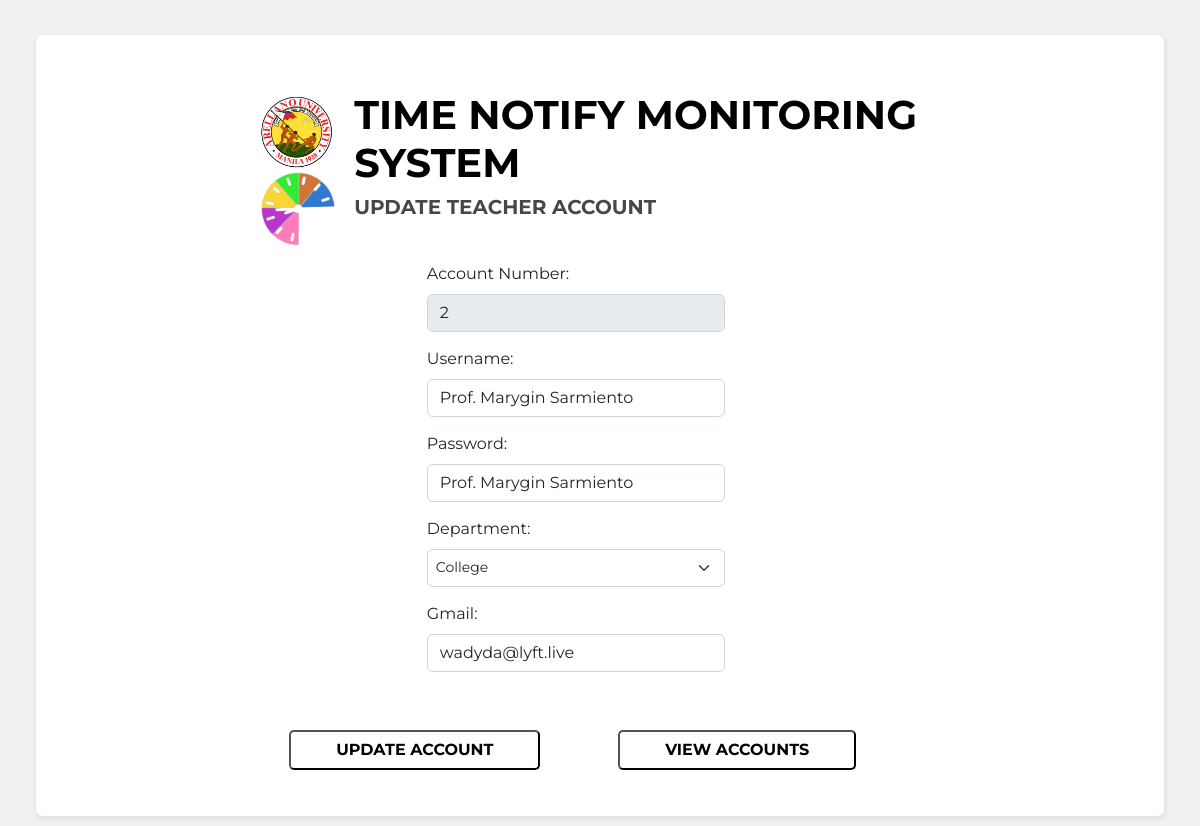
The page /users/teacher/teacherupdate.php?teacher_id=2 (signed in) on the database its author committed.
### tables this page shows
CREATE TABLE `teachers_acc` (
  `teacher_id` int(20) NOT NULL,
  `t_username` varchar(50) NOT NULL,
  `t_password` varchar(50) NOT NULL,
  `t_department` varchar(50) NOT NULL,
  `t_email` text NOT NULL
);

### users/teacher/teacherupdate.php (the view, shortened to what this page needs)
<?php
    $teacher_id=$_GET['teacher_id'];
    $sql="SELECT * FROM teachers_acc WHERE teacher_id='$teacher_id' ";
    $con = connect();
    $result=mysqli_query($con,$sql);
    $row= mysqli_fetch_assoc($result);
        $teacher_id=$row['teacher_id'];
        $t_username=$row['t_username'];
        $t_password=$row['t_password'];
        $t_department=$row['t_department'];
        $t_email=$row['t_email'];
?>
<!DOCTYPE html>
<html lang="en">
<head>
  <link href="https://cdn.jsdelivr.net/npm/bootstrap@5.2.3/dist/css/bootstrap.min.css" rel="stylesheet">
  <link rel="stylesheet" type="text/css" href="../css/userform.css">
</head>
<body>
<div class="cont">
    <br>
    <div class="row row_outer">
        <form class="row g-3 row_inner" action="" method="post" enctype="multipart/form-data">
        <div class="col-sm-1 text-center">
            </div>
            <div class="col-sm-2 text-center">
                <img class="icon" src="../../assets/aulogo.png" alt="right">
                <img class="icon" src="../../assets/logo_icon.png" alt="right">
            </div>
            <div class="col-sm-8 row_upper">
                <h1>TIME NOTIFY MONITORING SYSTEM</h1>
                <h5>UPDATE TEACHER ACCOUNT</h5>
            </div>
            <div class="row">
                <div class="row order-sm-1">
                    <div class="col-md-4 order-sm-1">
                    </div>
                    <div class="col-md-4 order-sm-2">
                    <div class="row-md-4">
                            <label for="sg_id" class="form-label"> Account Number:</label>
                            <input type="text" class="form-control" id="sg_id" name="sg_id" value="<?php echo $teacher_id;?>" disabled>
                    </div>
                    <div class="row-md-4">
                            <label for="t_username" class="form-label">Username:</label>
                            <input type="text" class="form-control" id="t_username" name="t_username" value="<?php echo $t_username;?>" required>
                        </div>
                    <div class="row-md-4">
                        <label for="t_password" class="form-label">Password:</label>
                        <input type="text" class="form-control" id="t_password" name="t_password" value="<?php echo $t_password;?>" required>
                    </div>
                    <div class="row-md-4">
                        <label for="t_department" class="form-label">Department:</label>
                        <select class="form-select form-select-sm department_textbox" aria-label=".form-select-sm example" id="t_department" name="t_department" required>
                                <option selected value="<?php echo $t_department;?>"><?php echo $t_department;?></option>
                            </select>
                    </div>
                    <div class="row-md-4">
                        <label for="t_email" class="form-label">Gmail:</label>
                        <input type="text" class="form-control" id="t_email" name="t_email" value="<?php echo $t_email;?>" required>
                    </div>
                    </div>
                    <div class="col-md-4 order-sm-3">
                    </div>
                </div>
            <div class="row buttondiv order-sm-2">
                <div class="col-md-4 order-sm-2">
                    <button type="update" class="btn2" name="update">UPDATE ACCOUNT</button>
                </div>
                <div class="col-md-4 order-sm-3">
                    <button type="submit" class="btn2"><a href="../main.php" class="a">VIEW ACCOUNTS</a></button>
                </div>
            </div>
        </form>
    </div>
</div>
  </body>
</html>

### users/css/userform.css (style rules this page uses)
* { margin:0; padding:0; font-family: 'Montserrat', sans-serif; }
.cont { background-color: #f0f0f0e9; width:100%; height:100%; align-items: center; padding-top:35px; padding-bottom:35px; display:flex; }
.row_outer { background-color: white; width:94%; height: 100%; margin:auto; padding: 1.5% 2% 1.5% 2%; border-radius: 7px; display:flex; box-shadow: 1px 2px 3px 2px#dcdcdca3; }
.row_inner { background-color: white; width:98%; margin:auto; padding: 2% 2% 1.5% 2%; border-radius: 7px; display:flex; font-family: 'helvetica'; }
h1 { color:black; font-weight:bold; }
h5 { text-transform: uppercase; font-weight: bold; color:rgba(0, 0, 0, 0.721); padding-bottom: 3%; }
.form-label { margin-top: 5%; }
.department_textbox, .status_textbox { height:38px; border-radius: 6px; }
.buttondiv { margin-top: 5%; align-items: center; align-content: center; text-align: center; }
.btn2, .btnA { padding-top:2%; padding-bottom:2%; padding-left: 15%; padding-right: 15%; color:black; background-color: white; border-color:black; font-weight: bold; border-radius:5px; margin-top:3%; margin-bottom:4%; }
.icon { max-width:80px; height: auto; float: right; }
.a { color:black; text-decoration:none; }

### rows shown on the page
teachers_acc: sg_id "2", t_username "Prof. Marygin Sarmiento", t_password "Prof. Marygin Sarmiento", t_department "College", t_email "wadyda@lyft.live"
